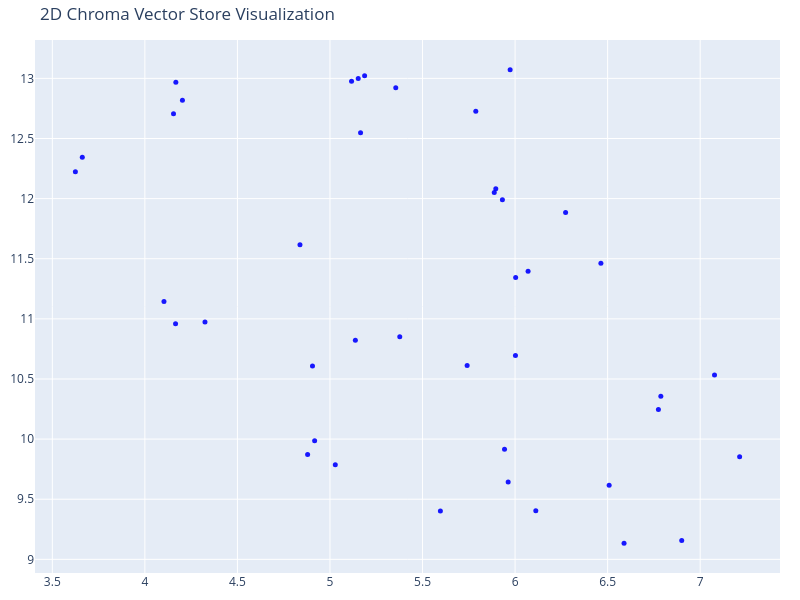

Notebook code for this chart:
### Code cell
# We humans find it easier to visalize things in 2D!
# Reduce the dimensionality of the vectors to 2D using t-SNE
# (t-distributed stochastic neighbor embedding)

tsne = TSNE(n_components=2, random_state=42)
reduced_vectors = tsne.fit_transform(vectors)

# Create the 2D scatter plot
fig = go.Figure(data=[go.Scatter(
    x=reduced_vectors[:, 0],
    y=reduced_vectors[:, 1],
    mode='markers',
    marker=dict(size=5, color=colors, opacity=0.9),
    text=[f"Type: {t}<br>Text: {d[:100]}..." for t, d in zip(doc_types, documents)],
    hoverinfo='text'
)])

fig.update_layout(title='2D Chroma Vector Store Visualization',
    scene=dict(xaxis_title='x',yaxis_title='y'),
    width=800,
    height=600,
    margin=dict(r=20, b=10, l=10, t=40)
)

fig.show()

### Figure 1 — Plotly figure (JSON) as saved in the notebook; plotly's stock layout.template omitted (floating-point values rounded to 4 significant figures)
{"data": [{"hoverinfo": "text", "marker": {"color": ["blue", "blue", "blue", "blue", "blue", "blue", "blue", "blue", "blue", "blue", "blue", "blue", "blue", "blue", "blue", "blue", "blue", "blue", "blue", "blue", "blue", "blue", "blue", "blue", "blue", "blue", "blue", "blue", "blue", "blue", "blue", "blue", "blue", "blue", "blue", "blue", "blue", "blue", "blue", "blue", "blue", "blue"], "opacity": 0.9, "size": 5}, "mode": "markers", "text": ["Type: https://www.zillow.com/tech/using-ai-to-understand-the-complexities-and-pitfalls-of-real-estate-data/<br>Text: Using AI to Understand the Complexities and Pitfalls of Real Estate Data - Zillow Tech Hub\n\n\n\n\n\n\n\n\n\n...", "Type: https://www.zillow.com/tech/using-ai-to-understand-the-complexities-and-pitfalls-of-real-estate-data/<br>Text: Skip main navigationSign inJoin HomepageBuy Open Buy sub-menuHomes for saleHomes for sale Foreclosur...", "Type: https://www.zillow.com/tech/using-ai-to-understand-the-complexities-and-pitfalls-of-real-estate-data/<br>Text: Open Get a mortgage sub-menuStarted a loan application?Pick up where you left off on your Zillow Hom...", "Type: https://www.zillow.com/tech/using-ai-to-understand-the-complexities-and-pitfalls-of-real-estate-data/<br>Text: rental value Screen renters with applications Create and manage leases Collect rent Learn about rent...", "Type: https://www.zillow.com/tech/using-ai-to-understand-the-complexities-and-pitfalls-of-real-estate-data/<br>Text: Search\n\n\n\n\n\n\n\n\n\n\n\n\n\n\nsubnav-close\n\n\n\n\nZillow Tech Hub\nAI/ML & Research\nData & Analytics\nSoftware Eng...", "Type: https://www.zillow.com/tech/using-ai-to-understand-the-complexities-and-pitfalls-of-real-estate-data/<br>Text: Introduction\nAI is at the core of how Zillow helps people find their next home and how we turn data ...", "Type: https://www.zillow.com/tech/using-ai-to-understand-the-complexities-and-pitfalls-of-real-estate-data/<br>Text: AI is a powerful tool that can help us to achieve that goal and help our customers unlock their life...", "Type: https://www.zillow.com/tech/using-ai-to-understand-the-complexities-and-pitfalls-of-real-estate-data/<br>Text: Our goal in this post is to understand disparities in the market as captured in an important source ...", "Type: https://www.zillow.com/tech/using-ai-to-understand-the-complexities-and-pitfalls-of-real-estate-data/<br>Text: remnants of historical inequalities in the real estate domain, as well as inform the need to conduct...", "Type: https://www.zillow.com/tech/using-ai-to-understand-the-complexities-and-pitfalls-of-real-estate-data/<br>Text: While there is a risk of AI systems reproducing harmful bias if they’re not designed and deployed re...", "Type: https://www.zillow.com/tech/using-ai-to-understand-the-complexities-and-pitfalls-of-real-estate-data/<br>Text: Listing Descriptions\nThe text in real-estate listing descriptions contains valuable information abou...", "Type: https://www.zillow.com/tech/using-ai-to-understand-the-complexities-and-pitfalls-of-real-estate-data/<br>Text: At Zillow, the listing description text can be found on each Home Detail Page (HDP). Currently, we d...", "Type: https://www.zillow.com/tech/using-ai-to-understand-the-complexities-and-pitfalls-of-real-estate-data/<br>Text: Figure 1. Home Detail Page with Listings Description Text (Red) and HomeInsights Tags (Blue).\nRacial...", "Type: https://www.zillow.com/tech/using-ai-to-understand-the-complexities-and-pitfalls-of-real-estate-data/<br>Text: Since we are interested in analyzing the semantic difference between listing descriptions for homes ...", "Type: https://www.zillow.com/tech/using-ai-to-understand-the-complexities-and-pitfalls-of-real-estate-data/<br>Text: After labeling all listings with the respective demographic category of the block group in which the...", "Type: https://www.zillow.com/tech/using-ai-to-understand-the-complexities-and-pitfalls-of-real-estate-data/<br>Text: Figure 2. Geographical distribution of selected counties and the proportion of listings in majority ...", "Type: https://www.zillow.com/tech/using-ai-to-understand-the-complexities-and-pitfalls-of-real-estate-data/<br>Text: Why does this matter and how could it be useful? With unstructured textual data being increasingly u...", "Type: https://www.zillow.com/tech/using-ai-to-understand-the-complexities-and-pitfalls-of-real-estate-data/<br>Text: To do this we will pick a simple statistic of each listing description, such as the number of tokens...", "Type: https://www.zillow.com/tech/using-ai-to-understand-the-complexities-and-pitfalls-of-real-estate-data/<br>Text: Figure 3. Probability Distribution and Cumulative Distribution Functions of the Number of Tokens in ...", "Type: https://www.zillow.com/tech/using-ai-to-understand-the-complexities-and-pitfalls-of-real-estate-data/<br>Text: To demonstrate this, the matrix in Figure 4 shows correlations between different pairs of common lis...", "Type: https://www.zillow.com/tech/using-ai-to-understand-the-complexities-and-pitfalls-of-real-estate-data/<br>Text: Figure 4. Correlation Matrix Between Various Listing Features, including the number of tokens in the...", "Type: https://www.zillow.com/tech/using-ai-to-understand-the-complexities-and-pitfalls-of-real-estate-data/<br>Text: One way to do this is to compare the distribution of common key phrases between the two groups. A mu...", "Type: https://www.zillow.com/tech/using-ai-to-understand-the-complexities-and-pitfalls-of-real-estate-data/<br>Text: Using the method above we will: \n\nConsider all the common phrases\nEstimate their probabilities \nRank...", "Type: https://www.zillow.com/tech/using-ai-to-understand-the-complexities-and-pitfalls-of-real-estate-data/<br>Text: NOTE: In order to estimate the probabilities, we used a Bayesian estimate with informed prior, based...", "Type: https://www.zillow.com/tech/using-ai-to-understand-the-complexities-and-pitfalls-of-real-estate-data/<br>Text: The results of the above analysis are visualized in Figure 5 (below). From bottom to top we can see ...", "Type: https://www.zillow.com/tech/using-ai-to-understand-the-complexities-and-pitfalls-of-real-estate-data/<br>Text: Figure 5. Comparison of Top 50 Most Unique Phrases in Group A and Group B Corpus of Listing Descript...", "Type: https://www.zillow.com/tech/using-ai-to-understand-the-complexities-and-pitfalls-of-real-estate-data/<br>Text: Upscale home features (e.g., “pool and spa”, “3 car garage”, “wall of windows”, “with vaulted ceilin...", "Type: https://www.zillow.com/tech/using-ai-to-understand-the-complexities-and-pitfalls-of-real-estate-data/<br>Text: On the other hand, the dominant themes among listings from Group B (i.e., majority Black locations) ...", "Type: https://www.zillow.com/tech/using-ai-to-understand-the-complexities-and-pitfalls-of-real-estate-data/<br>Text: A more complex and thorough analysis would be required to establish the specific causal links betwee...", "Type: https://www.zillow.com/tech/using-ai-to-understand-the-complexities-and-pitfalls-of-real-estate-data/<br>Text: Topic Modeling Analysis\nThe key phrase-based analysis presented in the previous section provided cle...", "Type: https://www.zillow.com/tech/using-ai-to-understand-the-complexities-and-pitfalls-of-real-estate-data/<br>Text: The extraction of trigrams is too simplistic and multiple phrases are semantically equivalent.\nThe i...", "Type: https://www.zillow.com/tech/using-ai-to-understand-the-complexities-and-pitfalls-of-real-estate-data/<br>Text: With more complex models we can go even further and automate nearly the entire process. One suitable...", "Type: https://www.zillow.com/tech/using-ai-to-understand-the-complexities-and-pitfalls-of-real-estate-data/<br>Text: Note that in step 1 of the above method, we do not need to use the entire corpus. We can use a repre...", "Type: https://www.zillow.com/tech/using-ai-to-understand-the-complexities-and-pitfalls-of-real-estate-data/<br>Text: Figure 6. LDA-based Topic Distribution for Combined Corpus of Listing Descriptions, with a focus on ...", "Type: https://www.zillow.com/tech/using-ai-to-understand-the-complexities-and-pitfalls-of-real-estate-data/<br>Text: Figure 7 (below) compares the average probability of each topic annotated with its LLM-generated lab...", "Type: https://www.zillow.com/tech/using-ai-to-understand-the-complexities-and-pitfalls-of-real-estate-data/<br>Text: Luxury living\nPrivate community access\n\nwhile listings in Group B (i.e., majority Black) neighborhoo...", "Type: https://www.zillow.com/tech/using-ai-to-understand-the-complexities-and-pitfalls-of-real-estate-data/<br>Text: Conclusion\nIn this blog post, we showcased how AI models can be powerful tools for understanding com...", "Type: https://www.zillow.com/tech/using-ai-to-understand-the-complexities-and-pitfalls-of-real-estate-data/<br>Text: These learnings, and realities of the real-estate data, are important to consider when building comp...", "Type: https://www.zillow.com/tech/using-ai-to-understand-the-complexities-and-pitfalls-of-real-estate-data/<br>Text: Want to work at Zillow?\n\n\t\t\t\t\t\tView Openings\t\t\t\n\n \n\n\n\n\n\n\n\n\n\nUsing AI to Understand the Complexities ...", "Type: https://www.zillow.com/tech/using-ai-to-understand-the-complexities-and-pitfalls-of-real-estate-data/<br>Text: AI, Machine Learning & Research \n\n\n\nBeyond Clicks: Designing AI-Driven User Memory for Personalizati...", "Type: https://www.zillow.com/tech/using-ai-to-understand-the-complexities-and-pitfalls-of-real-estate-data/<br>Text: AboutZestimatesNewsResearchCareersApplicant Privacy NoticeHelpAdvertiseFair Housing GuideAdvocacyTer...", "Type: https://www.zillow.com/tech/using-ai-to-understand-the-complexities-and-pitfalls-of-real-estate-data/<br>Text: provided by Zillow Home Loans, LLC, NMLS #10287. NMLS Consumer AccessLicensed Mortgage Banker, N.Y.S..."], "type": "scatter", "x": [5.355, 4.155, 4.203, 4.167, 5.117, 5.165, 5.788, 5.896, 5.973, 6.003, 6.273, 4.838, 5.931, 5.137, 4.905, 5.741, 6.464, 5.596, 4.917, 4.879, 5.029, 6.508, 6.589, 6.9, 6.112, 5.963, 4.166, 4.103, 5.377, 6.002, 7.213, 7.077, 6.787, 6.774, 5.943, 4.325, 6.07, 5.888, 5.187, 5.153, 3.662, 3.625], "y": [12.92, 12.71, 12.82, 12.97, 12.98, 12.55, 12.73, 12.08, 13.07, 11.34, 11.88, 11.62, 11.99, 10.82, 10.61, 10.61, 11.46, 9.402, 9.985, 9.873, 9.786, 9.617, 9.134, 9.157, 9.405, 9.644, 10.96, 11.14, 10.85, 10.7, 9.852, 10.53, 10.36, 10.25, 9.915, 10.97, 11.4, 12.05, 13.02, 13.0, 12.34, 12.22]}], "layout": {"height": 600, "margin": {"b": 10, "l": 10, "r": 20, "t": 40}, "scene": {"xaxis": {"title": {"text": "x"}}, "yaxis": {"title": {"text": "y"}}}, "title": {"text": "2D Chroma Vector Store Visualization"}, "width": 800}}
